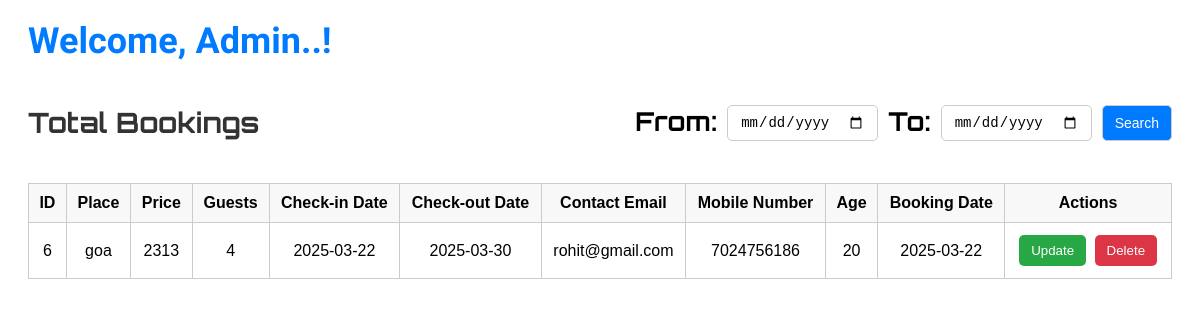
Page /dashboard.php on the committed database.
### tables this page shows
CREATE TABLE `form2` (
  `id` int(10) NOT NULL,
  `place` text NOT NULL,
  `price` float NOT NULL,
  `guests` int(10) NOT NULL,
  `checkin_date` date NOT NULL,
  `checkout_date` date NOT NULL,
  `contact_email` varchar(20) NOT NULL,
  `mobile_number` varchar(11) NOT NULL,
  `age` int(3) NOT NULL,
  `booking_date` date NOT NULL
);

### dashboard.php (the view, shortened to what this page needs)
<?php
$conn = new mysqli("localhost", "root", "", "database");
if (isset($_GET['from_date']) && isset($_GET['to_date'])) {
    $from_date = $_GET['from_date'];
    $to_date = $_GET['to_date'];
    $result = $conn->query("SELECT * FROM form2 WHERE booking_date BETWEEN '$from_date' AND '$to_date'") or die($conn->error);
} else {
    $result = $conn->query("SELECT * FROM form2") or die($conn->error);
}
?>
<!DOCTYPE html>
<html lang="en">
<head>
    <link rel="stylesheet" href="assets/css/dashboard.css" />
</head>
<body>
    <div class="dashboard-container">
        <div class="dashboard-header">
            Welcome, Admin..!
        </div>
        <div class="dashboard-title">
            <h2>Total Bookings</h2>
            <form method="GET" class="date-filter-form">
                <label>From:</label>
                <input type="date" name="from_date" required>
                <label>To:</label>
                <input type="date" name="to_date" required>
                <button type="submit">Search</button>
            </form>
        </div>
        <div class="dashboard-content">
            <table  cellpadding="10" cellspacing="0">
                <thead>
                    <tr>
                        <th>ID</th>
                        <th>Place</th>
                        <th>Price</th>
                        <th>Guests</th>
                        <th>Check-in Date</th>
                        <th>Check-out Date</th>
                        <th>Contact Email</th>
                        <th>Mobile Number</th>
                        <th>Age</th>
                        <th>Booking Date</th>
                        <th>Actions</th>
                    </tr>
                </thead>
                <tbody>
                    <?php
                    if ($result->num_rows > 0) {
                        while ($row = $result->fetch_assoc()) {
                    ?>
                        <tr>
                            <td><?php echo $row['id']; ?></td>
                            <td><?php echo $row['place']; ?></td>
                            <td><?php echo $row['price']; ?></td>
                            <td><?php echo $row['guests']; ?></td>
                            <td><?php echo $row['checkin_date']; ?></td>
                            <td><?php echo $row['checkout_date']; ?></td>
                            <td><?php echo $row['contact_email']; ?></td>
                            <td><?php echo $row['mobile_number']; ?></td>
                            <td><?php echo $row['age']; ?></td>
                            <td><?php echo $row['booking_date']; ?></td>
                            <td>
                                <button class="dashboard-btn" onclick="window.location.href='update.php?id=<?php echo $row['id']; ?>'">Update</button>
                                <button class="dashboard-btn delete-btn" onclick="showDeleteDialog(<?php echo $row['id']; ?>)">Delete</button>
                            </td>
                        </tr>
                    <?php
                        }
                    } else {
                        echo "<tr><td colspan='11'>No bookings found for the selected date range.</td></tr>";
                    }
                    ?>
                </tbody>
            </table>
        </div>
    </div>
</body>
</html>

### assets/css/dashboard.css (style rules this page uses)
.dashboard-container { font-family: Arial, sans-serif; margin: 20px; }
.dashboard-header { font-family: 'Sacramento', cursive; font-size: 36px; font-weight: bold; margin-bottom: 20px; color: #007bff; }
label { font-family: 'Orbitron', cursive; font-size: 26px; font-weight: bold; margin-bottom: 0px; color: black; }
.dashboard-title h2 { font-family: 'Orbitron', sans-serif; font-size: 28px; color: #333; }
.dashboard-title { display: flex; justify-content: space-between; align-items: center; margin-bottom: 20px; }
.date-filter-form { display: flex; gap: 10px; }
.date-filter-form input, .date-filter-form button { padding: 8px 12px; font-size: 14px; border: 1px solid #ccc; border-radius: 5px; }
.date-filter-form button { background-color: #007bff; color: white; cursor: pointer; }
table { width: 100%; border-collapse: collapse; margin-top: 20px; }
th, td { border: 1px solid #ccc; padding: 10px; text-align: center; }
th { background-color: #f8f8f8; }
.dashboard-btn { padding: 8px 12px; margin: 2px; color: white; border: none; border-radius: 5px; cursor: pointer; }
.delete-btn { background-color: #dc3545; }
.dashboard-btn:not(.delete-btn) { background-color: #28a745; }

### rows in the picture
form2: id "6", place "goa", price "2313", guests "4", checkin_date "2025-03-22", checkout_date "2025-03-30", contact_email "rohit@gmail.com", mobile_number "7024756186", age "20", booking_date "2025-03-22"
